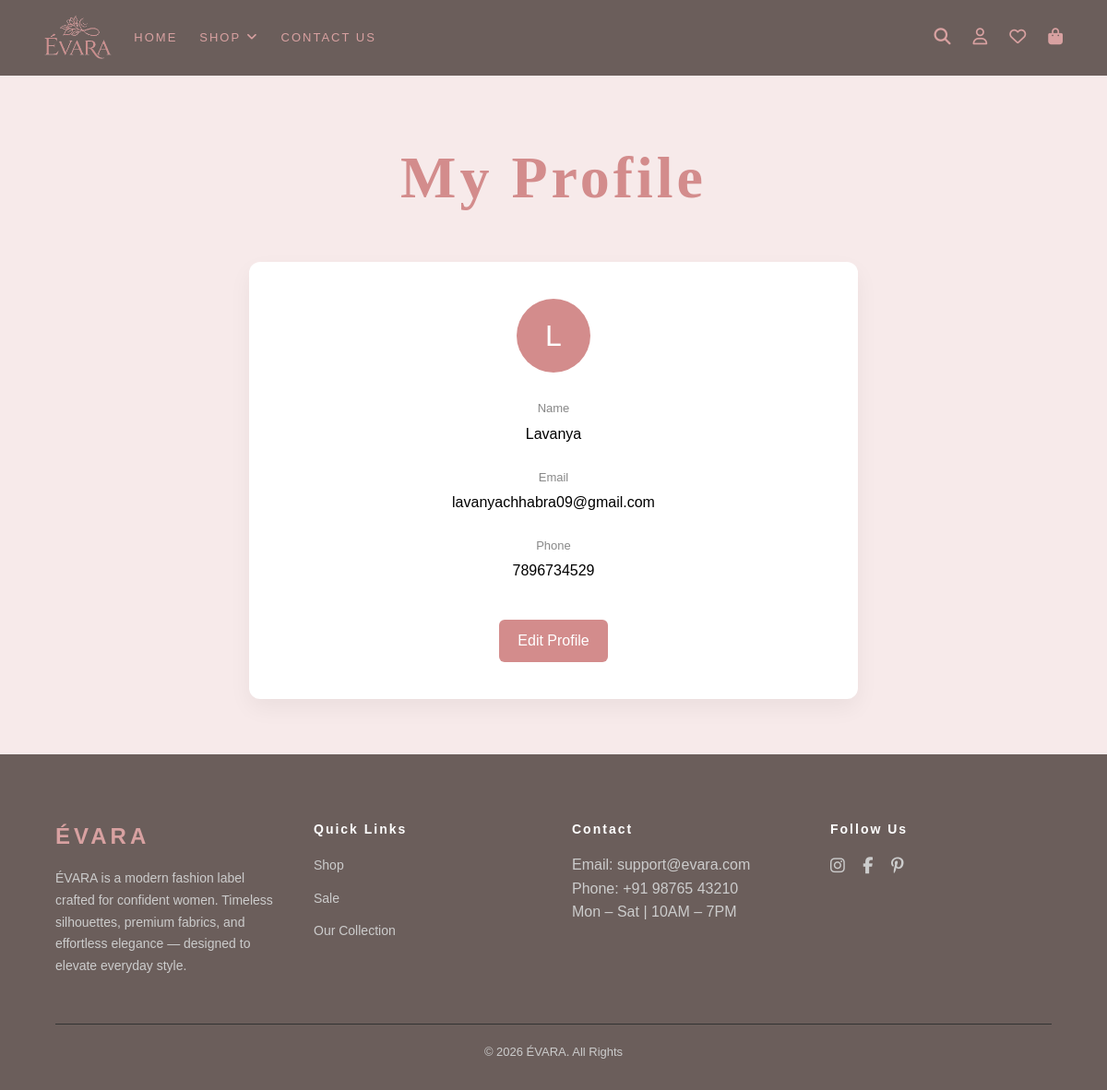
The app's page /profile (signed in) with its own data.
### tables this page shows
CREATE TABLE users (id INTEGER PRIMARY KEY AUTOINCREMENT, name TEXT NOT NULL, email TEXT UNIQUE NOT NULL, hash TEXT NOT NULL, phone TEXT, created_at DATETIME DEFAULT CURRENT_TIMESTAMP);

### app.py (the view)
@app.route("/profile")
def profile():
    if "user_id" not in session:
        return redirect("/login")
    with get_db_connection() as conn:
        user = conn.execute("SELECT * FROM users WHERE id=?",(session["user_id"],)).fetchone()
    return render_template("profile.html", user=user)

### app.py (called while the page is built)
def get_db_connection():
    conn = sqlite3.connect("app.db")
    conn.row_factory = sqlite3.Row
    return conn

### templates/profile.html (shortened to what this page needs)
{% extends "layout.html" %}
{% block content %}
<div class="profile-container">
<h1 class="profile-title">My Profile</h1>
<div class="profile-card">
    <div class="profile-avatar">
        {{ user['name'][0]|upper }}
    </div>
    <div class="profile-info">
        <div class="profile-row">
            <span>Name</span>
            <p>{{ user['name'] }}</p>
        </div>
        <div class="profile-row">
            <span>Email</span>
            <p>{{ user['email'] }}</p>
        </div>
        <div class="profile-row">
            <span>Phone</span>
            <p>{{ user['phone'] }}</p>
        </div>
    </div>
    <a href="{{ url_for('edit_profile') }}" class="profile-btn">
        Edit Profile
    </a>
</div>
</div>
{% endblock %}

### static/style.css (style rules this page uses)
* { margin: 0; padding: 0; box-sizing: border-box; }
body { background-color: #f7eaea; font-family: Arial, sans-serif; line-height: 1.6; width: 100%; overflow-x: hidden; }
h1 { font-size: clamp(2rem, 6vw, 4rem); color: #d8a1a1; font-family: "AmstelvarAlpha", serif; letter-spacing: 0.25rem; transition: transform 0.1s ease-out; text-align: center; margin-bottom: 2rem; }
.profile-container { max-width:700px; margin:auto; padding:60px 20px; }
.profile-title { text-align:center; margin-bottom:40px; color:#d38c8c; }
.profile-card { background:white; border-radius:12px; padding:40px; box-shadow:0 10px 25px rgba(0,0,0,0.05); text-align:center; }
.profile-avatar { width:80px; height:80px; border-radius:50%; background:#d38c8c; color:white; display:flex; align-items:center; justify-content:center; font-size:32px; margin:auto; margin-bottom:25px; }
.profile-row { margin-bottom:20px; }
.profile-row span { font-size:13px; color:#888; }
.profile-row p { font-size:16px; margin-top:3px; }
.profile-btn { display:inline-block; margin-top:20px; padding:10px 20px; background:#d38c8c; color:white; border-radius:6px; text-decoration:none; }

### records on screen
users: name "L", name "Lavanya", email "lavanyachhabra09@gmail.com", phone "7896734529"
